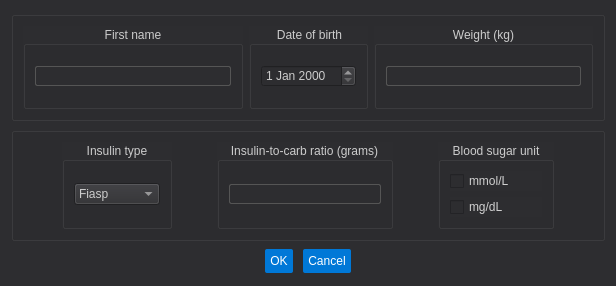
<?xml version="1.0" encoding="UTF-8"?>
<ui version="4.0">
 <class>static_dialog</class>
 <widget class="QDialog" name="static_dialog">
  <property name="geometry">
   <rect>
    <x>0</x>
    <y>0</y>
    <width>616</width>
    <height>286</height>
   </rect>
  </property>
  <property name="windowTitle">
   <string>Dialog</string>
  </property>
  <property name="styleSheet">
   <string notr="true">QWidget {
    background-color: #2D2D30;
    color: #CCCCCC;
}

QLabel, QCheckBox {
    color: #D0D0D0;
}

QPushButton {
    background-color: #0078D7; /* Adjust the color code to match the blue you desire */
    color: white;
    border: none;
    border-radius: 2px;
    padding: 5px;
    margin: 2px;
    text-align: center;
}

QPushButton:hover {
    background-color: #005FA3;
}

QPushButton:pressed {
    background-color: #003A70;
}

QPushButton:disabled {
    background-color: #004C99;
    color: #7F7F7F;
}

QLineEdit {
    background-color: #2D2D30;
    border: 1px solid #555;
    border-radius: 2px;
    color: #D0D0D0;
    padding: 1px;
}

QRadioButton::indicator {
    border: 1px solid #555;
    width: 14px;
    height: 14px;
    border-radius: 7px;
    background-color: #2D2D30;
}

QRadioButton::indicator:checked {
    background-color: #3A3A3C;
    border: 1px solid #3A3A3C;
}

QRadioButton {
    spacing: 5px;
}

QSlider::groove:horizontal {
    border: 1px solid #444;
    height: 8px;
    background: #2D2D30;
    margin: 2px 0;
}

QSlider::handle:horizontal {
    background: #3A3A3C;
    border: 1px solid #5C5C5C;
    width: 18px;
    margin: -2px 0;
    border-radius: 9px;
}

QSlider::add-page:horizontal {
    background: #555;
}

QSlider::sub-page:horizontal {
    background: #3A3A3C;
}
</string>
  </property>
  <layout class="QVBoxLayout" name="verticalLayout">
   <item>
    <widget class="QGroupBox" name="groupBox">
     <property name="title">
      <string/>
     </property>
     <layout class="QHBoxLayout" name="horizontalLayout">
      <item>
       <widget class="QGroupBox" name="groupBox_user_name">
        <property name="title">
         <string>First name</string>
        </property>
        <property name="alignment">
         <set>Qt::AlignCenter</set>
        </property>
        <layout class="QGridLayout" name="gridLayout_3">
         <item row="0" column="0">
          <widget class="QLineEdit" name="lineEdit_user_name"/>
         </item>
        </layout>
       </widget>
      </item>
      <item>
       <widget class="QGroupBox" name="groupBox_date_of_birth">
        <property name="title">
         <string>Date of birth</string>
        </property>
        <property name="alignment">
         <set>Qt::AlignCenter</set>
        </property>
        <layout class="QGridLayout" name="gridLayout">
         <item row="0" column="0">
          <widget class="QDateEdit" name="dateEdit_date_of_birth"/>
         </item>
        </layout>
       </widget>
      </item>
      <item>
       <widget class="QGroupBox" name="groupBox_weight">
        <property name="title">
         <string>Weight (kg)</string>
        </property>
        <property name="alignment">
         <set>Qt::AlignCenter</set>
        </property>
        <layout class="QGridLayout" name="gridLayout_2">
         <item row="0" column="0">
          <widget class="QLineEdit" name="lineEdit_weight"/>
         </item>
        </layout>
       </widget>
      </item>
     </layout>
    </widget>
   </item>
   <item>
    <widget class="QGroupBox" name="groupBox_2">
     <property name="title">
      <string/>
     </property>
     <layout class="QHBoxLayout" name="horizontalLayout_2">
      <item>
       <spacer name="horizontalSpacer_3">
        <property name="orientation">
         <enum>Qt::Horizontal</enum>
        </property>
        <property name="sizeHint" stdset="0">
         <size>
          <width>40</width>
          <height>20</height>
         </size>
        </property>
       </spacer>
      </item>
      <item>
       <widget class="QGroupBox" name="groupBox_insulin_type">
        <property name="title">
         <string>Insulin type</string>
        </property>
        <property name="alignment">
         <set>Qt::AlignCenter</set>
        </property>
        <layout class="QGridLayout" name="gridLayout_4">
         <item row="0" column="0">
          <widget class="QComboBox" name="comboBox_insulin_type">
           <item>
            <property name="text">
             <string>Fiasp</string>
            </property>
           </item>
           <item>
            <property name="text">
             <string>Novorapid</string>
            </property>
           </item>
          </widget>
         </item>
        </layout>
       </widget>
      </item>
      <item>
       <spacer name="horizontalSpacer">
        <property name="orientation">
         <enum>Qt::Horizontal</enum>
        </property>
        <property name="sizeHint" stdset="0">
         <size>
          <width>40</width>
          <height>20</height>
         </size>
        </property>
       </spacer>
      </item>
      <item>
       <widget class="QGroupBox" name="groupBox_insulin_to_carb_ratio">
        <property name="title">
         <string>Insulin-to-carb ratio (grams)</string>
        </property>
        <property name="alignment">
         <set>Qt::AlignCenter</set>
        </property>
        <layout class="QGridLayout" name="gridLayout_5">
         <item row="0" column="0">
          <widget class="QLineEdit" name="lineEdit_insulin_to_carb_ratio"/>
         </item>
        </layout>
       </widget>
      </item>
      <item>
       <spacer name="horizontalSpacer_2">
        <property name="orientation">
         <enum>Qt::Horizontal</enum>
        </property>
        <property name="sizeHint" stdset="0">
         <size>
          <width>40</width>
          <height>20</height>
         </size>
        </property>
       </spacer>
      </item>
      <item>
       <widget class="QGroupBox" name="groupBox_blood_sugar_unit">
        <property name="title">
         <string>Blood sugar unit</string>
        </property>
        <property name="alignment">
         <set>Qt::AlignCenter</set>
        </property>
        <layout class="QGridLayout" name="gridLayout_6">
         <item row="0" column="0">
          <widget class="QCheckBox" name="checkBox_mmol_unit">
           <property name="text">
            <string>mmol/L</string>
           </property>
          </widget>
         </item>
         <item row="1" column="0">
          <widget class="QCheckBox" name="checkBox_mg_dl_unit">
           <property name="text">
            <string>mg/dL</string>
           </property>
          </widget>
         </item>
        </layout>
       </widget>
      </item>
      <item>
       <spacer name="horizontalSpacer_4">
        <property name="orientation">
         <enum>Qt::Horizontal</enum>
        </property>
        <property name="sizeHint" stdset="0">
         <size>
          <width>40</width>
          <height>20</height>
         </size>
        </property>
       </spacer>
      </item>
     </layout>
    </widget>
   </item>
   <item>
    <widget class="QDialogButtonBox" name="buttonBox_ok_cancel">
     <property name="layoutDirection">
      <enum>Qt::LeftToRight</enum>
     </property>
     <property name="orientation">
      <enum>Qt::Horizontal</enum>
     </property>
     <property name="standardButtons">
      <set>QDialogButtonBox::Cancel|QDialogButtonBox::Ok</set>
     </property>
     <property name="centerButtons">
      <bool>true</bool>
     </property>
    </widget>
   </item>
  </layout>
 </widget>
 <resources/>
 <connections>
  <connection>
   <sender>buttonBox_ok_cancel</sender>
   <signal>accepted()</signal>
   <receiver>static_dialog</receiver>
   <slot>accept()</slot>
   <hints>
    <hint type="sourcelabel">
     <x>248</x>
     <y>254</y>
    </hint>
    <hint type="destinationlabel">
     <x>157</x>
     <y>274</y>
    </hint>
   </hints>
  </connection>
  <connection>
   <sender>buttonBox_ok_cancel</sender>
   <signal>rejected()</signal>
   <receiver>static_dialog</receiver>
   <slot>reject()</slot>
   <hints>
    <hint type="sourcelabel">
     <x>316</x>
     <y>260</y>
    </hint>
    <hint type="destinationlabel">
     <x>286</x>
     <y>274</y>
    </hint>
   </hints>
  </connection>
 </connections>
</ui>
